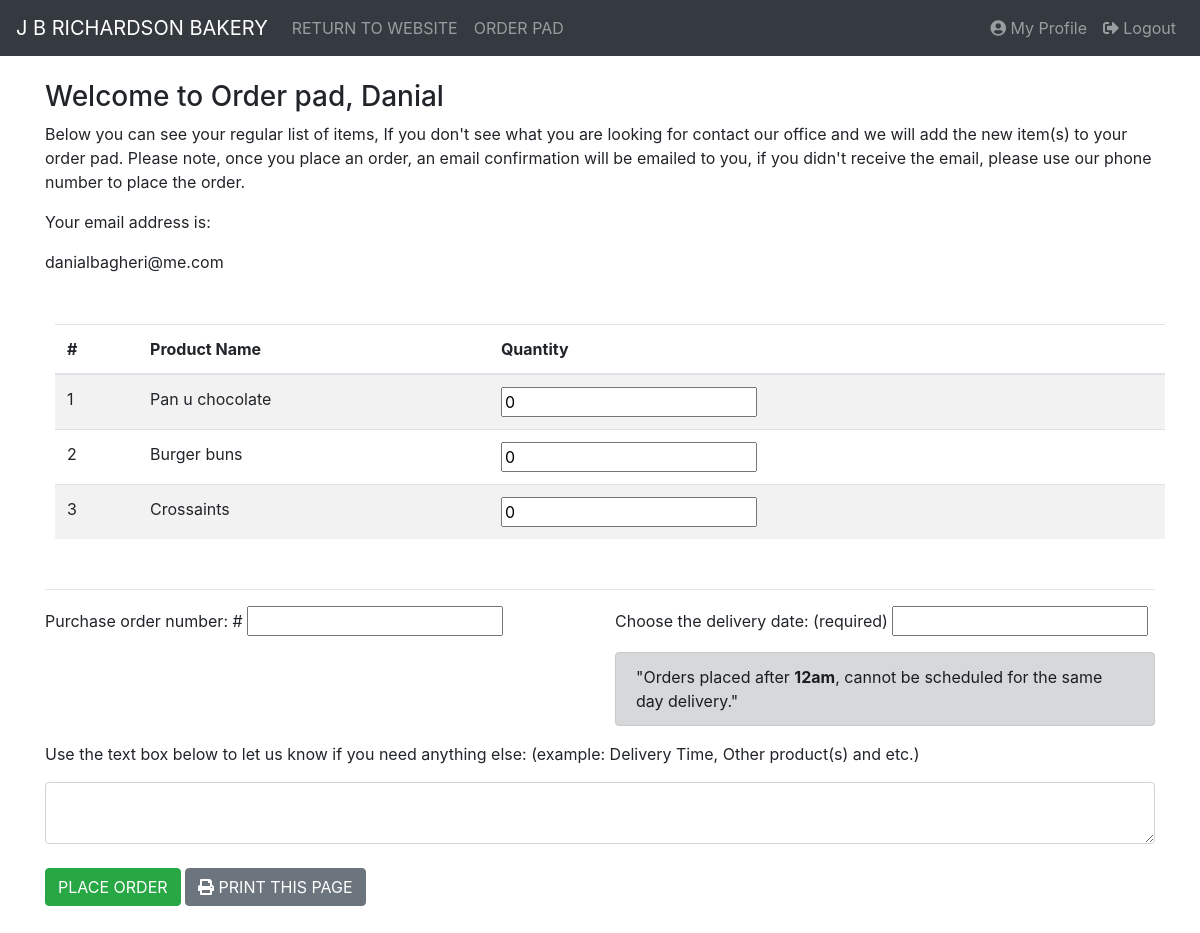
The page /accounts/order/ (signed in) on the database its author committed.
### web/models.py (models this page shows, shortened)
class CustomerProfile(models.Model):
    customer = models.ForeignKey(User, on_delete=models.CASCADE)
    customer_name = models.CharField(max_length=200, default='', blank=True)
    email_address = models.EmailField(max_length=500, default='', blank=True)
    phone = models.BigIntegerField(default=0, blank=True)
    addressline1 = models.CharField(max_length=200, default='', blank=True)
    addressline2 = models.CharField(max_length=200, default='', blank=True)
    postcode = models.CharField(max_length=10, default='', blank=True)
    account_created_date = models.DateTimeField(auto_now_add=True, blank=True)
    products = models.ManyToManyField('Product', default='', blank=True)

class Product(models.Model):
    item_code = models.PositiveIntegerField(default=1)
    group_categories = models.ManyToManyField(Category, default='')
    product_name = models.CharField(max_length=200, default='')
    price = models.FloatField(
        default=1.0,
        blank=True,
    )
    sale_price = models.FloatField(default=None, null=True, blank=True)
    active = models.BooleanField(default=True)
    allergen = models.CharField(max_length=900, default='None', blank=True)
    weight = models.FloatField(default=1.0, blank=True)
    product_details = models.TextField(blank=True)
    ingredients = models.CharField(max_length=900, default='', blank=True)
    unique_product = models.BooleanField(default=False)
    class Meta:
        ordering = ['item_code']

### web/views.py (the view, shortened to what this page needs)
# urls.py: url(r'^accounts/order/$', order, name='order'),
@csrf_exempt
@login_required(login_url='/accounts/login/')
def order(request):
    if request.method == 'GET':
        user = request.user
        customer = CustomerProfile.objects.filter(customer=user)
        for i in customer:
            products = i.products.all()
        queryset = {'products': products, 'user': user, 'customer': customer}
        return render(request, 'order.html', queryset)

### templates/order.html (shortened to what this page needs)
{% extends "base.html" %} {% load static %} {% block customstatic %}
<link
  rel="stylesheet"
  href="//code.jquery.com/ui/1.12.1/themes/base/jquery-ui.css"
/>
{% endblock %} {% block content %}
<div class="container">
  <h3>Welcome to Order pad, {{ user.first_name }}</h3>
  <p>
    Below you can see your regular list of items, If you don't see what you are
    looking for contact our office and we will add the new item(s) to your order
    pad. Please note, once you place an order, an email confirmation will be
    emailed to you, if you didn't receive the email, please use our phone number
    to place the order.
  </p>
  {% for i in customer %}
  <p>Your email address is:</p>
  <p id="email">{{ i.email_address }}</p>
  {% endfor %} <br />
  <table
    id="example"
    class="display table table-striped"
    style="width:100%; margin:10px; padding: 20px;"
  >
    <thead class="thead-default">
      <tr>
        <th>#</th>
        <th>Product Name</th>
        <th>Quantity</th>
      </tr>
    </thead>
    <tbody>
      {% for p in products %}
      <tr class="items">
        <td>{{ forloop.counter }}</td>
        <td class="productName">{{ p.product_name }}</td>
        <td>
          <input class="productQuantity" type="text" id="pquantity" value="0" />
        </td>
        {% endfor %}
      </tr>
    </tbody>
  </table>
  <br />
  <hr />
  <div class="row">
    <div class="col-6">
      <p>Purchase order number: # <input type="text" id="orderNumber" /></p>
    </div>
    <div class="col-6">
      <p>
        Choose the delivery date: (required)
        <input type="text" id="datepicker" required />
      </p>
      <div id="notification" class="alert alert-dark" role="alert">
        "Orders placed after <strong>12am</strong>, cannot be scheduled for the
        same day delivery."
      </div>
    </div>
  </div>
  <p>
    Use the text box below to let us know if you need anything else: (example:
    Delivery Time, Other product(s) and etc.)
  </p>
  <textarea class="form-control" id="info"></textarea> <br />
  <button
    onClick="submitOrder()"
    id="placeOrder"
    type="button"
    class="btn btn-success"
  >
    PLACE ORDER
  </button>
  <button type="button" onClick="printThispage()" class="btn btn-secondary">
    <i class="fas fa-print"></i> PRINT THIS PAGE
  </button>
  <br />
</div>
<br />
<br />
<br />
{% endblock %}

### rows shown on the page
CustomerProfile: email_address "danialbagheri@me.com"
Product: product_name "Pan u chocolate"
Product: product_name "Burger buns"
Product: product_name "Crossaints"

### other values the page prints
{{ user.first_name }} "Danial"
